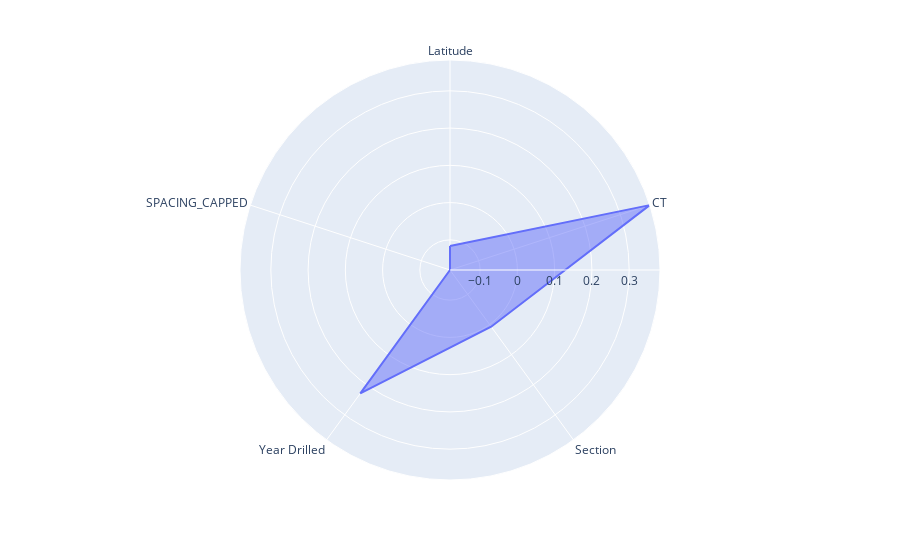

Write notebook code for a chart like this one.
### Code cell
#create dictionary for angle and radius values 
df = pd.DataFrame(dict(
    r= radius_values,
    theta= features))

#create radar chart
fig = px.line_polar(df, r='r', theta='theta', line_close=True)

#fill in area
fig.update_traces(fill='toself')

#plot chart
fig.show()

### Figure 1 — Plotly figure (JSON) as saved in the notebook; plotly's stock layout.template omitted (floating-point values rounded to 4 significant figures)
{"data": [{"fill": "toself", "hovertemplate": "r=%{r}<br>theta=%{theta}<extra></extra>", "legendgroup": "", "line": {"color": "#636efa", "dash": "solid"}, "mode": "lines", "name": "", "r": [-0.1163, 0.3828, 0.007134, 0.2287, -0.1809, -0.1163], "showlegend": false, "subplot": "polar", "theta": ["Latitude", "CT", "Section", "Year Drilled", "SPACING_CAPPED", "Latitude"], "type": "scatterpolar"}], "layout": {"legend": {"tracegroupgap": 0}, "margin": {"t": 60}, "polar": {"angularaxis": {"direction": "clockwise", "rotation": 90}, "domain": {"x": [0, 1], "y": [0, 1]}}}}
